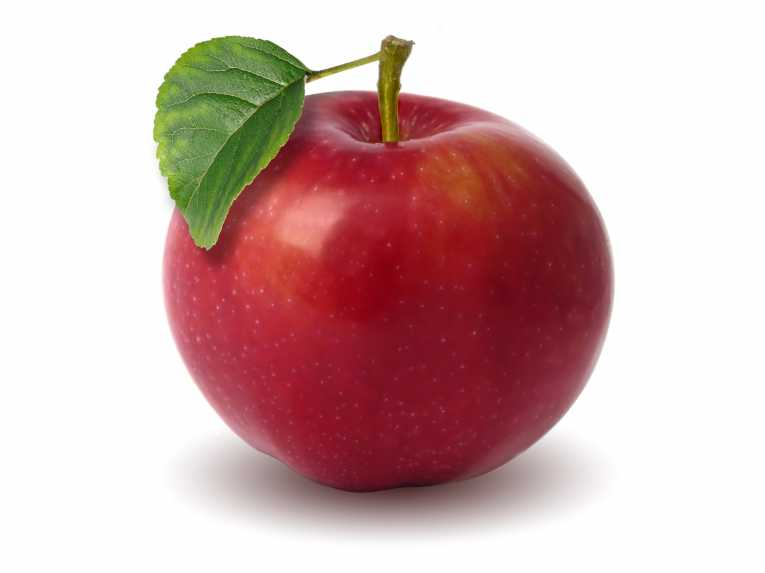
#> input picture dataset/original/apples/1.jpg, 765 x 573 px; its folder holds only this picture in this run
$ python processdataset.py
#> lines starting #> are read from the running program, lines starting #| are printed output that depends on the picture
import cv2
import numpy as np
import os
import random

'''
Add rotation and brightness to original dataset
'''

dirs = os.listdir("dataset/original")

#change the brightness and contrast of the image
def imageProcess(img, lighter):
    al = random.randint(-1,1)
    alpha = al*0.1 #contrast
    beta = random.randint(50,100) #brightness
    resImg = np.uint8(np.clip((img+beta*lighter), 0, 255))
    return resImg

for dir in dirs:
    subdir = os.path.join('dataset', 'original', dir)
    print(subdir)
    id = 0

    for imgdir in os.listdir(subdir):
        print(imgdir)
        newImgDir = os.path.join(subdir, imgdir)
        img = cv2.imread(newImgDir)
#> img is the input picture: shape (573, 765, 3); mean B, G, R 177.3, 178.2, 210.1
        img = cv2.resize(img, (224,224))
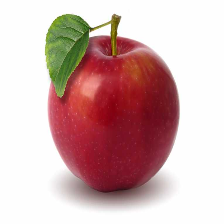
#> img: shape (224, 224, 3); mean B, G, R 177.3, 178.2, 210.1
        print("resize"+newImgDir)
        imgRotate = cv2.rotate(img, cv2.ROTATE_90_CLOCKWISE)
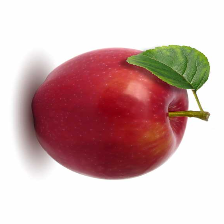
#> imgRotate: shape (224, 224, 3); mean B, G, R 177.3, 178.2, 210.1
        #imgLighter = imageProcess(img, 1)
        imgDarker = imageProcess(img, -1)
#> in imageProcess, `resImg = np.uint8(np.clip((img+beta*lighter), 0, 255))`:
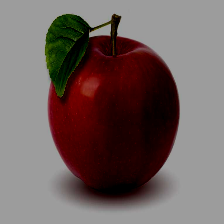
#> resImg: shape (224, 224, 3); mean B, G, R 95.8, 97.7, 112.7

        generatedir = os.path.join('dataset', 'archive', dir)
        cv2.imwrite(os.path.join(generatedir, str(id)+".jpg"), img)
        id += 1
        cv2.imwrite(os.path.join(generatedir, str(id)+".jpg"), imgRotate)
        id += 1
        cv2.imwrite(os.path.join(generatedir, str(id)+".jpg"), imgDarker)
        id += 1
#> pass 2 of the loop `for dir in dirs:`:
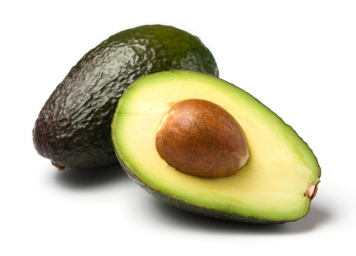
#> input picture dataset/original/avocados/11.jpg, 356 x 256 px
#> img is the input picture: shape (256, 356, 3); mean B, G, R 177.5, 201.8, 206.7
#> img: shape (224, 224, 3)
#> `imgRotate = cv2.rotate(img, cv2.ROTATE_90_CLOCKWISE)`:
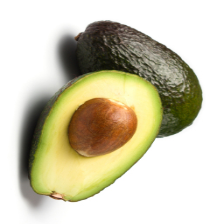
#> imgRotate: shape (224, 224, 3); mean B, G, R 177.5, 201.7, 206.7
#> in imageProcess (call 2), `resImg = np.uint8(np.clip((img+beta*lighter), 0, 255))`:
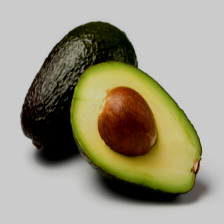
#> resImg: shape (224, 224, 3); mean B, G, R 129.4, 150.7, 155.6
